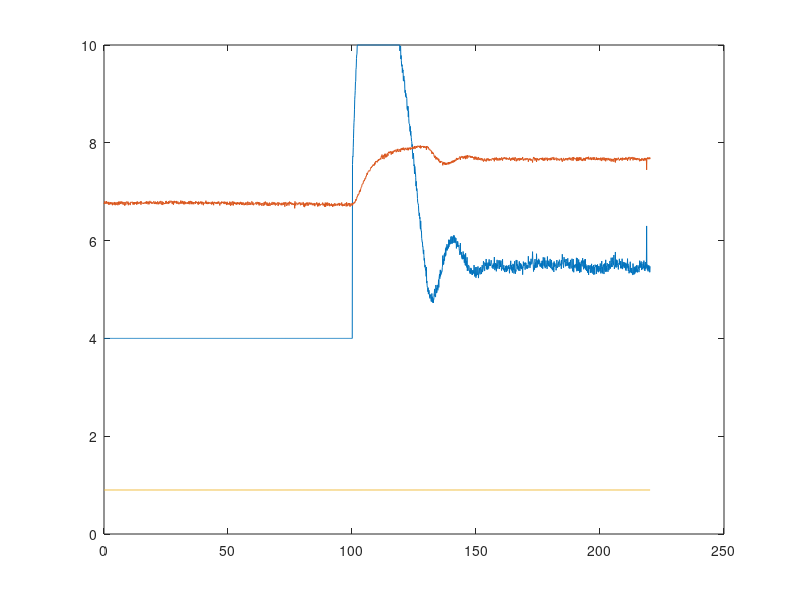

Write the MATLAB code that produced this figure.
% clc; clear; close all;
% load pb_vent6_spir4_pif4.mat

% time = time(5999:6500) - time(5999);
% spir = spir(5999:6500) - 4;
% snimac1 = snimac1(5999:6500) - snimac1(6000);
% vent = vent(5999:6500);
% setpoint1 = setpoint1(5999:6500);

% figure(1);
% plot(time, spir)
% hold on
% plot(time, snimac1)
% hold on
% plot (time, setpoint1)
% ylim([-4 6])
% hold off

% T = table(time, spir, snimac1, setpoint1, vent, 'VariableNames', {'time','spir','snimac1','setpoint','vent'});
% fname = fullfile('ts_pb_vent6_spir4_PI_real.csv');
% writetable(T, fname); 

clc; clear; 
load pb_vent6_spir4_pbTopb.mat

time = time(1399:end) - time(1399);
spir = spir(1399:end);
snimac1 = snimac1(1399:end);
vent = vent(1399:end);
setpoint1 = setpoint1(1399:end);
setpoint1 = setpoint1;

figure(2);
plot(time, spir)
hold on
plot(time, snimac1)
hold on
plot (time, setpoint1)
hold off

% T = table(time, spir, snimac1, setpoint1, vent, 'VariableNames', {'time','spir','snimac1','setpoint','vent'});
% fname = fullfile('ts_pb_vent6_pbTopb_real_badToShow.csv');
% writetable(T, fname); 
